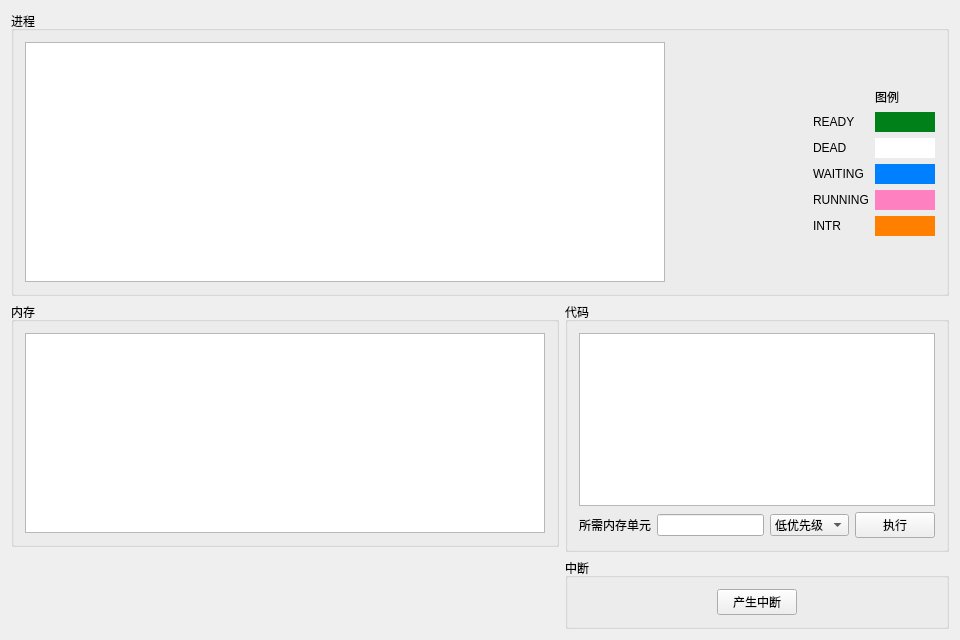
<?xml version="1.0" encoding="UTF-8"?>
<ui version="4.0">
 <class>info</class>
 <widget class="QWidget" name="info">
  <property name="geometry">
   <rect>
    <x>0</x>
    <y>0</y>
    <width>960</width>
    <height>640</height>
   </rect>
  </property>
  <property name="windowTitle">
   <string>OS Lab</string>
  </property>
  <layout class="QGridLayout" name="gridLayout_6">
   <item row="0" column="0" colspan="2">
    <widget class="QGroupBox" name="GB_proc">
     <property name="title">
      <string>进程</string>
     </property>
     <layout class="QGridLayout" name="gridLayout_4">
      <item row="0" column="0" rowspan="3">
       <widget class="QTableWidget" name="tw_proc">
        <property name="minimumSize">
         <size>
          <width>640</width>
          <height>240</height>
         </size>
        </property>
        <property name="maximumSize">
         <size>
          <width>640</width>
          <height>240</height>
         </size>
        </property>
       </widget>
      </item>
      <item row="0" column="2">
       <spacer name="verticalSpacer">
        <property name="orientation">
         <enum>Qt::Vertical</enum>
        </property>
        <property name="sizeHint" stdset="0">
         <size>
          <width>20</width>
          <height>40</height>
         </size>
        </property>
       </spacer>
      </item>
      <item row="1" column="1">
       <spacer name="horizontalSpacer">
        <property name="orientation">
         <enum>Qt::Horizontal</enum>
        </property>
        <property name="sizeHint" stdset="0">
         <size>
          <width>157</width>
          <height>20</height>
         </size>
        </property>
       </spacer>
      </item>
      <item row="1" column="2">
       <layout class="QGridLayout" name="gridLayout">
        <item row="2" column="0">
         <widget class="QLabel" name="label">
          <property name="text">
           <string>READY</string>
          </property>
         </widget>
        </item>
        <item row="2" column="1">
         <widget class="QLabel" name="label_2">
          <property name="minimumSize">
           <size>
            <width>60</width>
            <height>20</height>
           </size>
          </property>
          <property name="maximumSize">
           <size>
            <width>60</width>
            <height>20</height>
           </size>
          </property>
          <property name="styleSheet">
           <string notr="true">background-color: rgb(0, 128, 24);</string>
          </property>
          <property name="text">
           <string/>
          </property>
         </widget>
        </item>
        <item row="3" column="0">
         <widget class="QLabel" name="label_3">
          <property name="text">
           <string>DEAD</string>
          </property>
         </widget>
        </item>
        <item row="3" column="1">
         <widget class="QLabel" name="label_4">
          <property name="minimumSize">
           <size>
            <width>60</width>
            <height>20</height>
           </size>
          </property>
          <property name="maximumSize">
           <size>
            <width>16777215</width>
            <height>20</height>
           </size>
          </property>
          <property name="styleSheet">
           <string notr="true">background-color: rgb(255, 255, 255);</string>
          </property>
          <property name="text">
           <string/>
          </property>
         </widget>
        </item>
        <item row="4" column="0">
         <widget class="QLabel" name="label_5">
          <property name="text">
           <string>WAITING</string>
          </property>
         </widget>
        </item>
        <item row="4" column="1">
         <widget class="QLabel" name="label_6">
          <property name="minimumSize">
           <size>
            <width>60</width>
            <height>20</height>
           </size>
          </property>
          <property name="maximumSize">
           <size>
            <width>16777215</width>
            <height>20</height>
           </size>
          </property>
          <property name="styleSheet">
           <string notr="true">background-color: rgb(0, 128, 255);</string>
          </property>
          <property name="text">
           <string/>
          </property>
         </widget>
        </item>
        <item row="5" column="0">
         <widget class="QLabel" name="label_7">
          <property name="text">
           <string>RUNNING</string>
          </property>
         </widget>
        </item>
        <item row="5" column="1">
         <widget class="QLabel" name="label_8">
          <property name="minimumSize">
           <size>
            <width>60</width>
            <height>20</height>
           </size>
          </property>
          <property name="maximumSize">
           <size>
            <width>16777215</width>
            <height>20</height>
           </size>
          </property>
          <property name="styleSheet">
           <string notr="true">background-color: rgb(255, 128, 192);</string>
          </property>
          <property name="text">
           <string/>
          </property>
         </widget>
        </item>
        <item row="6" column="0">
         <widget class="QLabel" name="label_9">
          <property name="text">
           <string>INTR</string>
          </property>
         </widget>
        </item>
        <item row="6" column="1">
         <widget class="QLabel" name="label_10">
          <property name="minimumSize">
           <size>
            <width>60</width>
            <height>20</height>
           </size>
          </property>
          <property name="maximumSize">
           <size>
            <width>16777215</width>
            <height>20</height>
           </size>
          </property>
          <property name="styleSheet">
           <string notr="true">background-color: rgb(255, 128, 0);</string>
          </property>
          <property name="text">
           <string/>
          </property>
         </widget>
        </item>
        <item row="1" column="1">
         <widget class="QLabel" name="label_11">
          <property name="maximumSize">
           <size>
            <width>16777215</width>
            <height>20</height>
           </size>
          </property>
          <property name="text">
           <string>图例</string>
          </property>
         </widget>
        </item>
       </layout>
      </item>
      <item row="2" column="2">
       <spacer name="verticalSpacer_2">
        <property name="orientation">
         <enum>Qt::Vertical</enum>
        </property>
        <property name="sizeHint" stdset="0">
         <size>
          <width>20</width>
          <height>40</height>
         </size>
        </property>
       </spacer>
      </item>
     </layout>
    </widget>
   </item>
   <item row="1" column="0">
    <widget class="QGroupBox" name="GB_memo">
     <property name="title">
      <string>内存</string>
     </property>
     <layout class="QGridLayout" name="gridLayout_3">
      <item row="0" column="0">
       <widget class="QTableWidget" name="tw_memo">
        <property name="minimumSize">
         <size>
          <width>520</width>
          <height>200</height>
         </size>
        </property>
        <property name="maximumSize">
         <size>
          <width>520</width>
          <height>200</height>
         </size>
        </property>
       </widget>
      </item>
     </layout>
    </widget>
   </item>
   <item row="1" column="1" rowspan="2">
    <layout class="QVBoxLayout" name="verticalLayout">
     <item>
      <widget class="QGroupBox" name="GB_code">
       <property name="title">
        <string>代码</string>
       </property>
       <layout class="QGridLayout" name="gridLayout_2">
        <item row="0" column="0">
         <widget class="QTextEdit" name="te_code"/>
        </item>
        <item row="1" column="0">
         <layout class="QHBoxLayout" name="horizontalLayout">
          <item>
           <widget class="QLabel" name="label_12">
            <property name="text">
             <string>所需内存单元</string>
            </property>
           </widget>
          </item>
          <item>
           <widget class="QLineEdit" name="le_memo"/>
          </item>
          <item>
           <widget class="QComboBox" name="cb_pri">
            <item>
             <property name="text">
              <string>低优先级</string>
             </property>
            </item>
            <item>
             <property name="text">
              <string>高优先级</string>
             </property>
            </item>
           </widget>
          </item>
          <item>
           <widget class="QPushButton" name="pb_exec">
            <property name="text">
             <string>执行</string>
            </property>
           </widget>
          </item>
         </layout>
        </item>
       </layout>
      </widget>
     </item>
     <item>
      <widget class="QGroupBox" name="GB_intr">
       <property name="title">
        <string>中断</string>
       </property>
       <layout class="QGridLayout" name="gridLayout_5">
        <item row="0" column="0">
         <spacer name="horizontalSpacer_2">
          <property name="orientation">
           <enum>Qt::Horizontal</enum>
          </property>
          <property name="sizeHint" stdset="0">
           <size>
            <width>141</width>
            <height>20</height>
           </size>
          </property>
         </spacer>
        </item>
        <item row="0" column="1">
         <widget class="QPushButton" name="pb_new_intr">
          <property name="text">
           <string>产生中断</string>
          </property>
         </widget>
        </item>
        <item row="0" column="2">
         <spacer name="horizontalSpacer_3">
          <property name="orientation">
           <enum>Qt::Horizontal</enum>
          </property>
          <property name="sizeHint" stdset="0">
           <size>
            <width>140</width>
            <height>20</height>
           </size>
          </property>
         </spacer>
        </item>
       </layout>
      </widget>
     </item>
    </layout>
   </item>
   <item row="2" column="0">
    <spacer name="verticalSpacer_3">
     <property name="orientation">
      <enum>Qt::Vertical</enum>
     </property>
     <property name="sizeHint" stdset="0">
      <size>
       <width>20</width>
       <height>101</height>
      </size>
     </property>
    </spacer>
   </item>
  </layout>
 </widget>
 <layoutdefault spacing="6" margin="11"/>
 <resources/>
 <connections/>
</ui>
